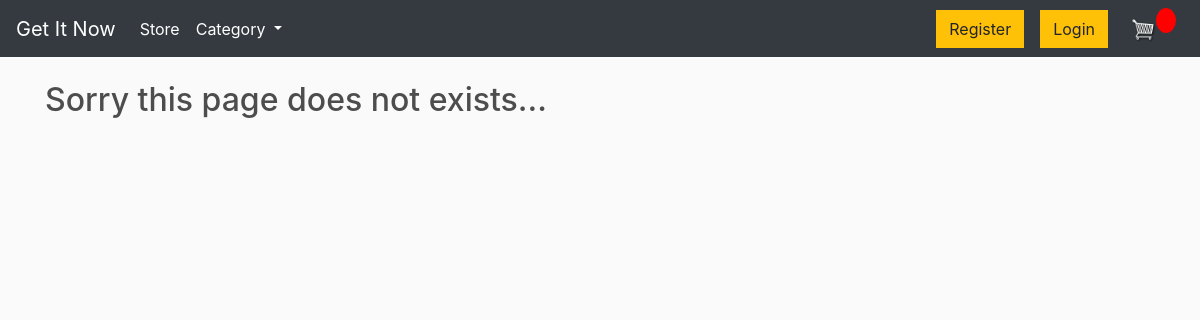
Page /category/Apparels/ on the earlier database version.
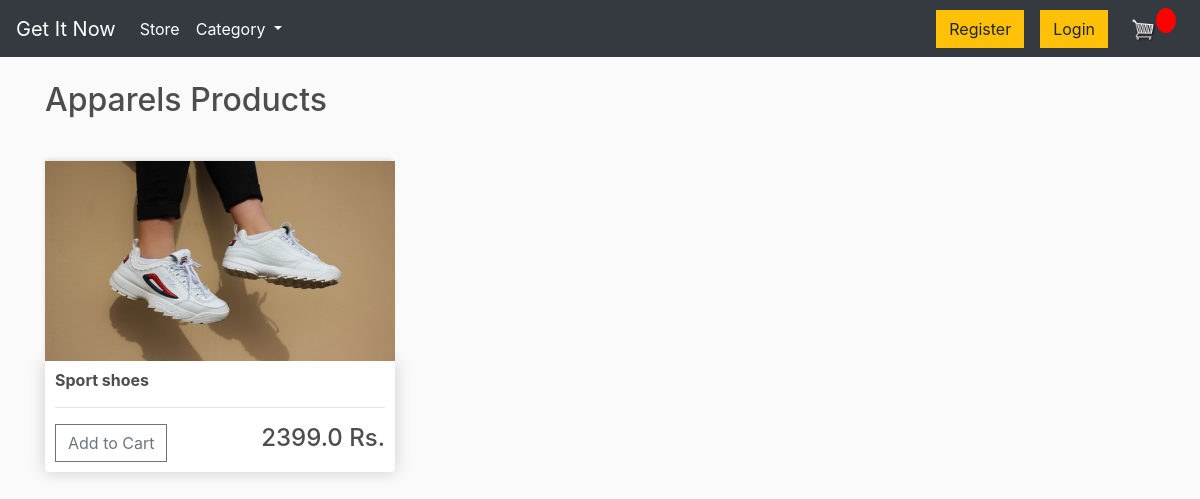
Same page on the later database version.
### store/models.py (models this page shows, shortened)
class Product(models.Model):
    name = models.CharField(max_length=200)
    price = models.FloatField()
    digital = models.BooleanField(default=False,null=True, blank=True)
    image = models.ImageField(null=True, blank=True)
    category = models.CharField(max_length=255, choices = choice_list)
    @property
    def imageURL(self):
        try:
            url = self.image.url
        except:
            url = ''
        return url

### store/views.py (the view)
# urls.py: path('category/<str:cats>/', views.CategoryView, name='category'),
def CategoryView(request, cats):
    category_products = Product.objects.filter(category = cats.replace('-', ' '))
    cat_menu = Category.objects.all()
    context = {'cats':cats.title().replace('-', ' '), 'category_products':category_products, 'cat_menu':cat_menu}
    return render(request, 'store/categories.html', context )

### store/models.py (called while the page is built)
    def __str__(self):
        return self.name

### store/templates/store/categories.html
{% extends 'store/main.html' %}
{% load static %}
{% block content %}
{% if category_products %}
  <h2>{{ cats }} Products</h2>
  <br>
  <div class="row">
    {% for prod in category_products %}
    <div class="col-lg-4">
      <img class="thumbnail" src="{{prod.imageURL}}">
      <div class="box-element product">
        <h6><strong>{{prod.name}}</strong></h6>
        <hr>
        <button data-product={{prod.id}} data-action="add" class="btn btn-outline-secondary add-btn update-cart">Add to Cart</button>
        <h4 class="d-inline float-right">{{prod.price}} Rs.</h4>
      </div>
    </div>
    {% endfor %}
  </div>
{% else %}
  <h2>Sorry this page does not exists...</h2>
{% endif %}
{% endblock %}

Differences in the rows shown:
added Product: imageURL (picture), name "Sport shoes", price "2399.0"
Other differences:
{{ cats }}: (not shown) → "Apparels"
text no longer shown: "Sorry this page does not exists..."
text now shown: "Products"
